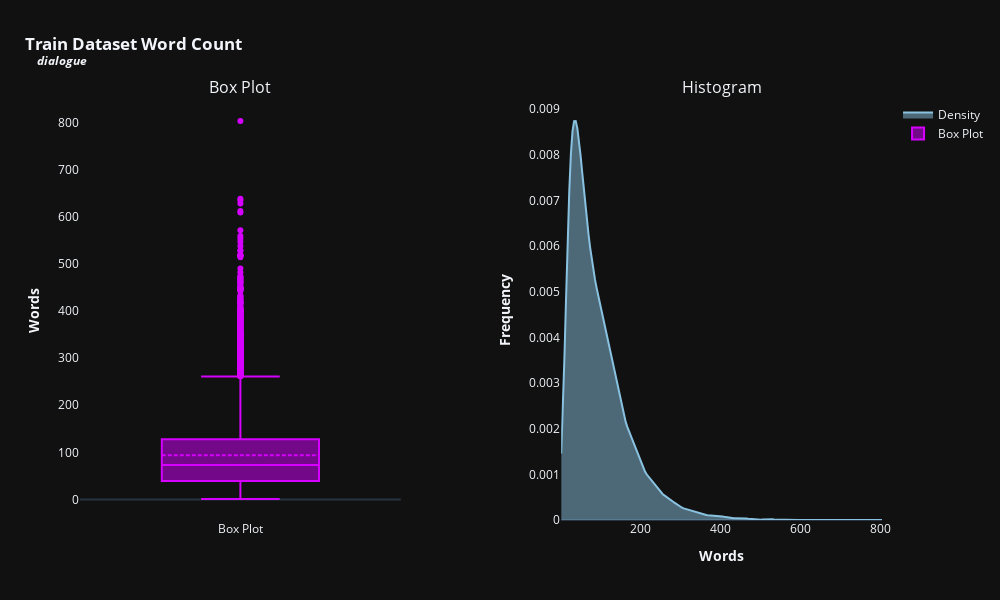
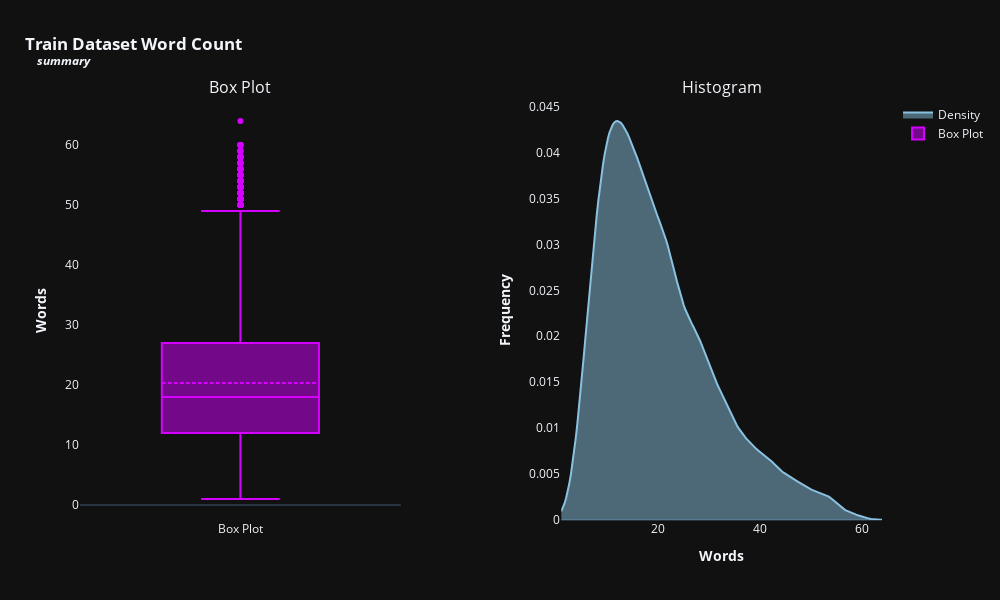

The code cell stored with these charts, in order, in its notebook:
### Code cell
df_text_lenght = pd.DataFrame() # Creating an empty dataframe
for feat in categorical_features: # Iterating through features --> Dialogue & Summary
    df_text_lenght[feat] = train[feat].apply(lambda x: len(str(x).split())) #  Counting words for each feature

# Plotting histogram-boxplot
histogram_boxplot(df_text_lenght,'#89c2e0', '#d500ff', 600, 1000, True, 'Train Dataset')

### Figure 1 — Plotly figure (JSON) as saved in the notebook; plotly's stock layout.template omitted (floating-point values rounded to 4 significant figures; data arrays with more than 128 entries replaced by an {"elided": "..."} marker saying what was removed)
{"data": [{"fill": "tozeroy", "line": {"color": "#89c2e0"}, "mode": "lines", "name": "Density", "type": "scatter", "x": {"elided": "200 float values"}, "xaxis": "x2", "y": {"elided": "200 float values"}, "yaxis": "y2"}, {"boxmean": true, "line": {"color": "#d500ff"}, "name": "Box Plot", "type": "box", "xaxis": "x", "y": {"elided": "14732 int values"}, "yaxis": "y"}], "layout": {"annotations": [{"font": {"size": 16}, "showarrow": false, "text": "Box Plot", "x": 0.2, "xanchor": "center", "xref": "paper", "y": 1, "yanchor": "bottom", "yref": "paper"}, {"font": {"size": 16}, "showarrow": false, "text": "Histogram", "x": 0.8, "xanchor": "center", "xref": "paper", "y": 1, "yanchor": "bottom", "yref": "paper"}], "height": 600, "margin": {"t": 100}, "showlegend": true, "title": {"text": "<b>Train Dataset Word Count<br><sup><i>&nbsp;&nbsp;&nbsp;&nbsp;dialogue</i></sup></b>", "x": 0.025, "xanchor": "left"}, "width": 1000, "xaxis": {"anchor": "y", "autorange": true, "domain": [0, 0.4], "range": [-0.5, 0.5], "showgrid": false, "title": {"text": ""}, "type": "category"}, "xaxis2": {"anchor": "y2", "autorange": true, "domain": [0.6, 1], "range": [1, 803], "showgrid": false, "title": {"text": "<b>Words</b>"}, "type": "linear"}, "yaxis": {"anchor": "x", "autorange": true, "domain": [0, 1], "range": [-43.56, 847.6], "showgrid": false, "title": {"text": "<b>Words</b>"}, "type": "linear"}, "yaxis2": {"anchor": "x2", "autorange": true, "domain": [0, 1], "range": [0, 0.009201], "showgrid": false, "title": {"text": "<b>Frequency</b>"}, "type": "linear"}}}

### Figure 2 — Plotly figure (JSON) as saved in the notebook; plotly's stock layout.template omitted (floating-point values rounded to 4 significant figures; data arrays with more than 128 entries replaced by an {"elided": "..."} marker saying what was removed)
{"data": [{"fill": "tozeroy", "line": {"color": "#89c2e0"}, "mode": "lines", "name": "Density", "type": "scatter", "x": {"elided": "200 float values"}, "xaxis": "x2", "y": {"elided": "200 float values"}, "yaxis": "y2"}, {"boxmean": true, "line": {"color": "#d500ff"}, "name": "Box Plot", "type": "box", "xaxis": "x", "y": {"elided": "14732 int values"}, "yaxis": "y"}], "layout": {"annotations": [{"font": {"size": 16}, "showarrow": false, "text": "Box Plot", "x": 0.2, "xanchor": "center", "xref": "paper", "y": 1, "yanchor": "bottom", "yref": "paper"}, {"font": {"size": 16}, "showarrow": false, "text": "Histogram", "x": 0.8, "xanchor": "center", "xref": "paper", "y": 1, "yanchor": "bottom", "yref": "paper"}], "height": 600, "margin": {"t": 100}, "showlegend": true, "title": {"text": "<b>Train Dataset Word Count<br><sup><i>&nbsp;&nbsp;&nbsp;&nbsp;summary</i></sup></b>", "x": 0.025, "xanchor": "left"}, "width": 1000, "xaxis": {"anchor": "y", "autorange": true, "domain": [0, 0.4], "range": [-0.5, 0.5], "showgrid": false, "title": {"text": ""}, "type": "category"}, "xaxis2": {"anchor": "y2", "autorange": true, "domain": [0.6, 1], "range": [1, 64], "showgrid": false, "title": {"text": "<b>Words</b>"}, "type": "linear"}, "yaxis": {"anchor": "x", "autorange": true, "domain": [0, 1], "range": [-2.5, 67.5], "showgrid": false, "title": {"text": "<b>Words</b>"}, "type": "linear"}, "yaxis2": {"anchor": "x2", "autorange": true, "domain": [0, 1], "range": [0, 0.04572], "showgrid": false, "title": {"text": "<b>Frequency</b>"}, "type": "linear"}}}
